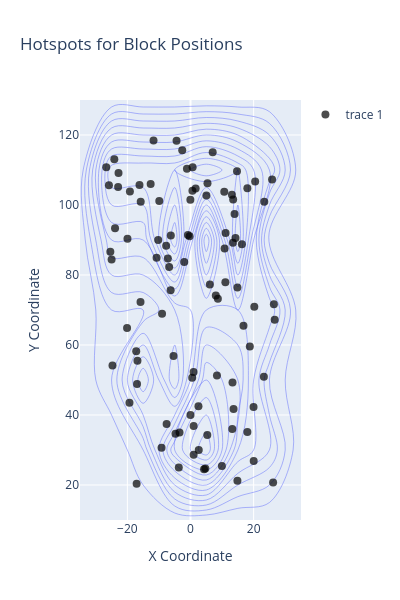

This figure's notebook cell:
### Code cell
block_hotspots_interactive(execute_query_to_dataframe('ufa_db.db', 'SELECT * FROM blocks WHERE team = ?', ('thunderbirds', )))

### Figure 1 — Plotly figure (JSON) as saved in the notebook; plotly's stock layout.template omitted (floating-point values rounded to 4 significant figures)
{"data": [{"contours": {"coloring": "none"}, "hovertemplate": "blockX=%{x}<br>blockY=%{y}<br>count=%{z}<extra></extra>", "legendgroup": "", "line": {"color": "#636efa"}, "name": "", "showlegend": false, "type": "histogram2dcontour", "x": [-22.93, -24.99, -17.06, -2.62, -15.77, -0.04, 0.61, -23.9, 8.02, -1.13, -16.16, 2.61, -19.96, -0.81, -19.19, -20.09, 18.79, 14.73, 20.21, 13.31, 10.8, -7.71, 14.86, 5.38, 16.28, -4.42, -11.71, -16.8, 23.24, 20.02, -25.39, 26.66, 13.12, -0.3, -3.71, 0.54, -25.83, -4.75, -7.57, 13.96, 14.86, 8.67, 5.32, -24.71, 26.4, 0.67, 18.02, -10.23, -26.67, -22.8, 13.44, 0.99, -6.23, -17.19, 23.37, -10.74, 13.51, 16.78, 0.99, 20.48, 7.03, -9.17, 13.64, 11.05, -1.98, 11.11, 9.95, -9.89, -3.48, 10.7, -7.17, 26.17, 1.63, 13.23, -5.39, -19.33, 18.01, 6.14, -6.29, -24.13, 8.38, 5.04, 19.97, 0.98, -16.93, 4.7, 4.29, -9.01, 25.84, 14.25, 2.52, -15.83, 0, -6.76, -12.62], "xaxis": "x", "xbingroup": "x", "y": [105.2, 84.45, 20.38, 115.7, 101.0, 101.5, 104.1, 93.35, 74.12, 110.4, 105.7, 30, 90.38, 91.41, 103.9, 64.83, 59.54, 109.6, 70.9, 49.29, 87.54, 88.38, 21.22, 106.2, 88.77, 118.4, 118.5, 55.48, 50.96, 26.83, 86.63, 67.22, 103.0, 91.09, 25.03, 50.64, 105.7, 34.64, 37.46, 97.41, 76.45, 73.22, 34.32, 54.12, 71.61, 110.8, 35.16, 90, 110.8, 109.2, 89.22, 28.64, 91.29, 58.19, 100.9, 84.96, 101.5, 65.49, 36.86, 106.8, 115.0, 30.61, 41.72, 77.93, 83.72, 91.97, 25.43, 101.1, 34.97, 103.8, 84.68, 20.69, 104.7, 36, 56.84, 43.52, 104.8, 77.29, 75.65, 113.1, 51.27, 102.8, 42.29, 52.32, 48.88, 24.68, 24.47, 68.93, 107.3, 90.54, 42.47, 72.27, 40, 82.29, 106.0], "yaxis": "y", "ybingroup": "y"}, {"hovertemplate": "<b>Defender:</b> %{text}<br><b>X:</b> %{x}<br><b>Y:</b> %{y}<extra></extra>", "marker": {"color": "black", "opacity": 0.7, "size": 8}, "mode": "markers", "text": ["jmcmoniga", "areppermu", "nceluch", "cjohnson2", "lcall", "cvukovic", "cjohnson2", "cvukovic", "cvukovic", "pzaccardi", "cvukovic", "athompson", "knicholl", "areppermu", "cgraber", "jtowle", "mmarshall", "rmaillard", "mdevine", "zbyrnes", "athompson", "cvukovic", "pzaccardi", "msheppard", "jmolder", "knicholl", "zbyrnes", "zbyrnes", "zbyrnes", "jmast", "lcall", "cvukovic", "whoffenka", "cjohnson2", "whoffenka", "cnewell", "msheppard", "mdillard", "pzaccardi", "nceluch", "msheppard", "pzaccardi", "amullen", "areppermu", "whoffenka", "zbyrnes", "kfurdella", "pzaccardi", "dnichols", "areppermu", "jmast", "cvukovic", "rduncan", "zbyrnes", "zbyrnes", "areppermu", "msheppard", "maverill", "areppermu", "jtowle", "whoffenka", "mdillard", "cvukovic", "zbyrnes", "lcall", "rduncan", "zbyrnes", "lcall", "jmolder", "cjohnson2", "mdillard", "tyarter", "pzaccardi", "alandis", "nceluch", "jmcmoniga", "pzaccardi", "jmast", "cnewell", "lcall", "pzaccardi", "areppermu", "alandis", "adriehuys", "adriehuys", "cjohnson2", "areppermu", "athompson", "areppermu", "cjohnson2", "mdevine", "areppermu", "amullen", "cjohnson2", "nceluch"], "type": "scatter", "x": [-22.93, -24.99, -17.06, -2.62, -15.77, -0.04, 0.61, -23.9, 8.02, -1.13, -16.16, 2.61, -19.96, -0.81, -19.19, -20.09, 18.79, 14.73, 20.21, 13.31, 10.8, -7.71, 14.86, 5.38, 16.28, -4.42, -11.71, -16.8, 23.24, 20.02, -25.39, 26.66, 13.12, -0.3, -3.71, 0.54, -25.83, -4.75, -7.57, 13.96, 14.86, 8.67, 5.32, -24.71, 26.4, 0.67, 18.02, -10.23, -26.67, -22.8, 13.44, 0.99, -6.23, -17.19, 23.37, -10.74, 13.51, 16.78, 0.99, 20.48, 7.03, -9.17, 13.64, 11.05, -1.98, 11.11, 9.95, -9.89, -3.48, 10.7, -7.17, 26.17, 1.63, 13.23, -5.39, -19.33, 18.01, 6.14, -6.29, -24.13, 8.38, 5.04, 19.97, 0.98, -16.93, 4.7, 4.29, -9.01, 25.84, 14.25, 2.52, -15.83, 0, -6.76, -12.62], "y": [105.2, 84.45, 20.38, 115.7, 101.0, 101.5, 104.1, 93.35, 74.12, 110.4, 105.7, 30, 90.38, 91.41, 103.9, 64.83, 59.54, 109.6, 70.9, 49.29, 87.54, 88.38, 21.22, 106.2, 88.77, 118.4, 118.5, 55.48, 50.96, 26.83, 86.63, 67.22, 103.0, 91.09, 25.03, 50.64, 105.7, 34.64, 37.46, 97.41, 76.45, 73.22, 34.32, 54.12, 71.61, 110.8, 35.16, 90, 110.8, 109.2, 89.22, 28.64, 91.29, 58.19, 100.9, 84.96, 101.5, 65.49, 36.86, 106.8, 115.0, 30.61, 41.72, 77.93, 83.72, 91.97, 25.43, 101.1, 34.97, 103.8, 84.68, 20.69, 104.7, 36, 56.84, 43.52, 104.8, 77.29, 75.65, 113.1, 51.27, 102.8, 42.29, 52.32, 48.88, 24.68, 24.47, 68.93, 107.3, 90.54, 42.47, 72.27, 40, 82.29, 106.0]}], "layout": {"height": 600, "legend": {"tracegroupgap": 0}, "title": {"text": "Hotspots for Block Positions"}, "width": 400, "xaxis": {"anchor": "y", "domain": [0, 1], "showgrid": true, "title": {"text": "X Coordinate"}, "zeroline": true}, "yaxis": {"anchor": "x", "domain": [0, 1], "showgrid": true, "title": {"text": "Y Coordinate"}, "zeroline": true}}}
